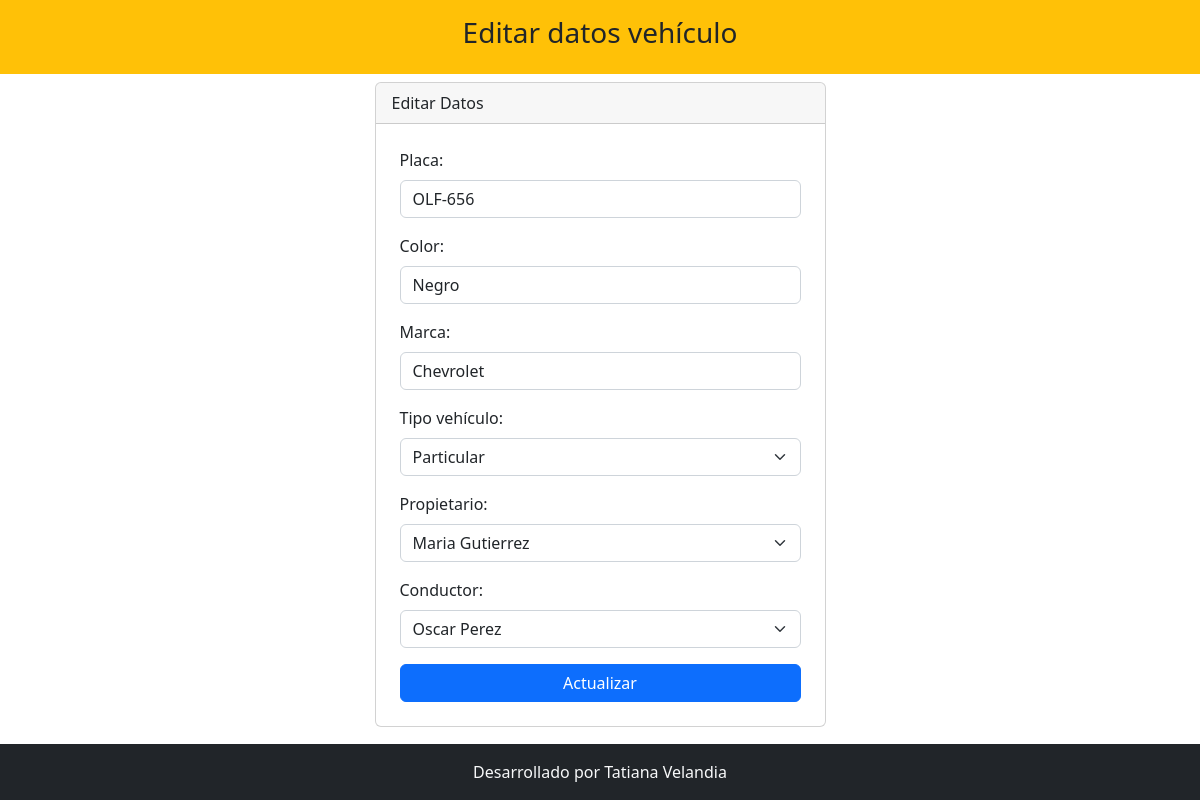
Screenshot of /view/vehiculo/editar.php?vehi_id=1 with the database file from the repository.
### tables this page shows
CREATE TABLE `vehiculo` (
  `vehi_id` int(11) NOT NULL AUTO_INCREMENT,
  `placa` varchar(20) NOT NULL,
  `color` varchar(30) NOT NULL,
  `marca` varchar(30) NOT NULL,
  `tive_id` int(11) NOT NULL,
  `pers_id_propietario` int(11) NOT NULL,
  `pers_id_conductor` int(11) NOT NULL,
  PRIMARY KEY (`vehi_id`),
  UNIQUE KEY `placa_UNIQUE` (`placa`),
  KEY `fk_vehiculo_tipo_vehiculo_idx` (`tive_id`),
  KEY `fk_vehiculo_persona_propietario_idx` (`pers_id_propietario`),
  KEY `fk_vehiculo_prsona_conductor_idx` (`pers_id_conductor`),
  CONSTRAINT `fk_vehiculo_persona_propietario` FOREIGN KEY (`pers_id_propietario`) REFERENCES `persona` (`pers_id`) ON DELETE NO ACTION ON UPDATE NO ACTION,
  CONSTRAINT `fk_vehiculo_prsona_conductor` FOREIGN KEY (`pers_id_conductor`) REFERENCES `persona` (`pers_id`) ON DELETE NO ACTION ON UPDATE NO ACTION,
  CONSTRAINT `fk_vehiculo_tipo_vehiculo` FOREIGN KEY (`tive_id`) REFERENCES `tipo_vehiculo` (`tive_id`) ON DELETE NO ACTION ON UPDATE NO ACTION
);

### view/vehiculo/editar.php (the view, shortened to what this page needs)
<?php
    include_once "../../model/conexion.php";
    $vehi_id = $_GET['vehi_id'];
    $sentencia = $bd->prepare("select * from vehiculo where vehi_id = ?;");
    $sentencia->execute([$vehi_id]);
    $vehiculo = $sentencia->fetch(PDO::FETCH_OBJ);
    $sentencia = $bd->query("SELECT pers_id,CONCAT(primer_nombre, ' ', apellidos) as nombre from persona");
    $lista_personas = $sentencia->fetchAll(PDO::FETCH_OBJ);
    $sentencia = $bd->query(" SELECT * from tipo_vehiculo;");
    $tipo_vehiculos = $sentencia->fetchAll(PDO::FETCH_OBJ)
?>
<!doctype html>
<html lang="es">
<head>
    <link rel="stylesheet" href="https://cdn.jsdelivr.net/npm/bootstrap@5.2.0-beta1/dist/css/bootstrap.min.css">
    <link rel="stylesheet" href="https://cdn.jsdelivr.net/npm/bootstrap-icons@1.9.1/font/bootstrap-icons.css">
</head>
<body>
    <div class="container-fluid bg-warning">
        <div class="row">
            <div class="col-md">
                <header class="py-3">
                    <h3 class="text-center">Editar datos vehículo</h3>
                </header>
            </div>
        </div>
    </div>
    <div class="container mt-2">
        <div class="row justify-content-center">
            <div class="col-md-5">
                <div class="card">
                    <div class="card-header">
                        Editar Datos
                    </div>
                    <form action="../../model/vehiculo/actualizar.php" class="p-4" method="POST">
                            <div class="mb-3">
                                <label class="form-label">Placa: </label>
                                <input type="text" class="form-control" name="txtPlaca" placeholder="Placa" autofocus required value="<?php echo $vehiculo->placa; ?>">
                            </div>
                            <div class="mb-3">
                                <label class="form-label">Color: </label>
                                <input type="text" class="form-control" name="txtColor" placeholder="Color" autofocus required value="<?php echo $vehiculo->color; ?>">
                            </div>
                            <div class="mb-3">
                                <label class="form-label">Marca: </label>
                                <input type="text" class="form-control" name="txtMarca" placeholder="Marca" autofocus required value="<?php echo $vehiculo->marca; ?>">
                            </div>
                            <div class="mb-3">
                            <label class="form-label">Tipo vehículo: </label>
                            <select name="tipo_vehiculo" class="form-select" aria-label="tipo_vehiculo">
                            <?php
                                foreach ($tipo_vehiculos as $tipo_vehiculo) {
                                    if ($vehiculo->tive_id === $tipo_vehiculo->tive_id) {
                                ?>
                                    <option selected value="<?php echo $tipo_vehiculo->tive_id; ?>"><?php echo $tipo_vehiculo->tive_descripcion; ?></option>
                                <?php
                                    } else {
                                ?>
                                    <option value="<?php echo $tipo_vehiculo->tive_id; ?>"><?php echo $tipo_vehiculo->tive_descripcion; ?></option>
                                <?php
                                        }
                                    }
                                ?>
                            </select>
                            </div>
                            <div class="mb-3">
                            <label class="form-label">Propietario: </label>
                            <select name="propietario" class="form-select" aria-label="Propietario">
                            <?php
                                foreach ($lista_personas as $persona) {
                                    if ($persona->pers_id === $vehiculo->pers_id_propietario) {
                                ?>
                                    <option selected value="<?php echo $persona->pers_id; ?>"><?php echo $persona->nombre; ?></option>
                                <?php
                                        } else {
                                ?>
                                    <option value="<?php echo $persona->pers_id; ?>"><?php echo $persona->nombre; ?></option>
                                <?php
                                        }
                                    }
                                ?>
                            </select>
                            </div>
                            <div class="mb-3">
                            <label class="form-label">Conductor: </label>
                            <select name="conductor" class="form-select" aria-label="Conductor">
                            <?php
                                foreach ($lista_personas as $persona) {
                                    if ($persona->pers_id === $vehiculo->pers_id_conductor) {
                                ?>
                                    <option selected value="<?php echo $persona->pers_id; ?>"><?php echo $persona->nombre; ?></option>
                                <?php
                                    } else {
                                        ?>
                                            <option value="<?php echo $persona->pers_id; ?>"><?php echo $persona->nombre; ?></option>
                                        <?php
                                        }
                                    }
                                ?>
                            </select>
                            </div>
                            <div class="d-grid">
                                <input type="submit" class="btn btn-primary" value="Actualizar">
                            </div>
                        </form>
                </div>
            </div>
        </div>
    </div>
    <footer class="container-fluid bg-dark fixed-bottom">
            <div class="row">
                <div class="col-md text-light text-center py-3">
                    Desarrollado por Tatiana Velandia
                </div>
            </div>
        </footer>
</body>
</html>

### rows the page displays
vehiculo: txtPlaca "OLF-656", txtColor "Negro", txtMarca "Chevrolet"

### other values shown
form field tipo_vehiculo "Particular"
form field propietario "Maria Gutierrez"
form field conductor "Oscar Perez"
